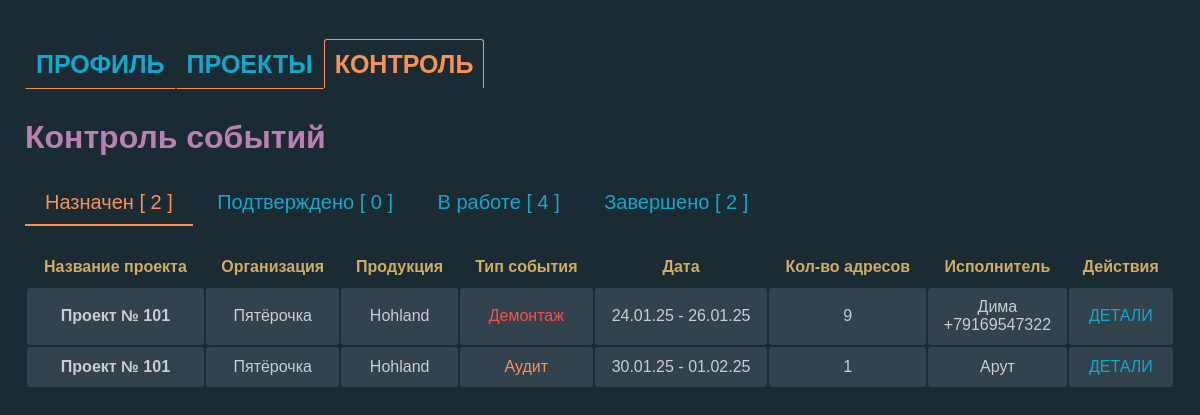
The app's page /projects/events/control/ (signed in), older data.
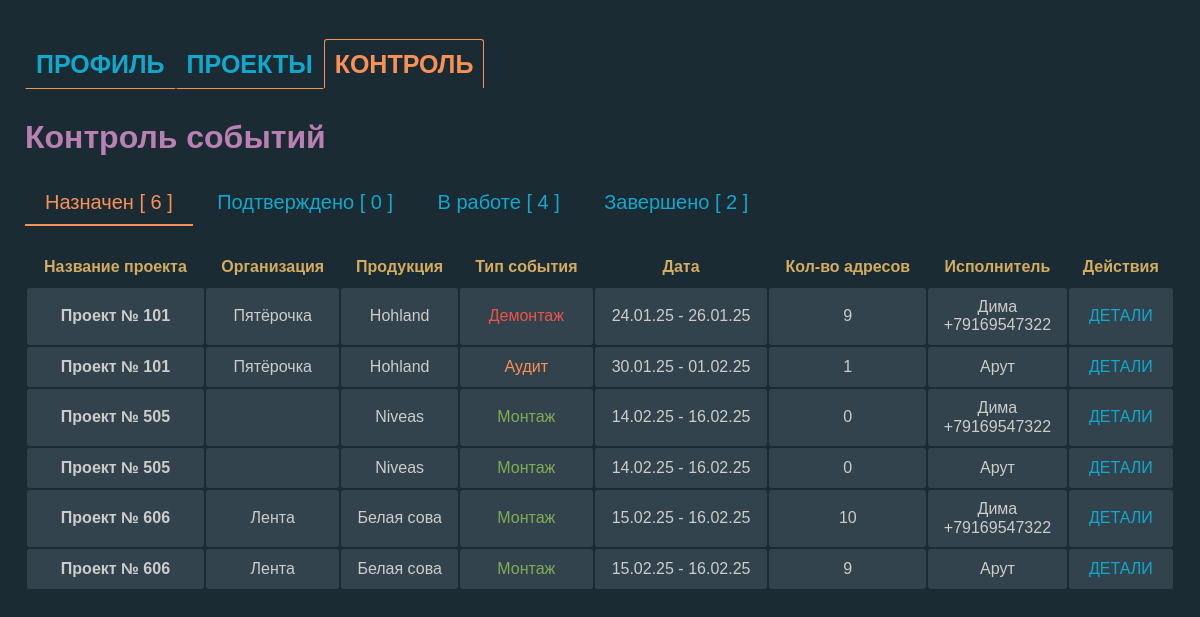
The same page, newer data.
### projects/models.py (models this page shows, shortened)
class Event(models.Model):
    EVENT_TYPES = (
        ('montage', 'Монтаж'),
        ('audit', 'Аудит'),
        ('dismantle', 'Демонтаж'),
    )
    STATUS_CHOICES = [
        ('created', 'Создано'),
        ('assigned', 'Назначено'),
        ('in_progress', 'В работе'),
        ('completed', 'Завершено'),
    ]
    project = models.ForeignKey(Project, related_name='events', on_delete=models.CASCADE)
    event_type = models.CharField(choices=EVENT_TYPES, max_length=20)
    status = models.CharField(max_length=11, choices=STATUS_CHOICES, default='created')
    description = models.TextField(blank=True)
    photo_count = models.IntegerField()
    event_date = models.DateField()
    duration_days = models.IntegerField()
    assigned_users = models.ManyToManyField(User, through='EventUser', blank=True, related_name='events_as_assignee')
    def due_date(self):
        return self.event_date + timezone.timedelta(days=self.duration_days)

class Project(models.Model):
    user = models.ForeignKey(User, on_delete=models.CASCADE)  # Убрали null=True
    name = models.CharField(max_length=255)
    description = models.TextField(blank=True)
    excel_file = models.FileField(upload_to='excel/', null=True, blank=True)
    organization = models.CharField(max_length=255, blank=True, null=True)  # Новое поле
    product = models.CharField(max_length=255, blank=True, null=True)  # Новое поле

### rct/models.py (models this page shows)
class ExecutorProfile(models.Model):
    user = models.OneToOneField(User, on_delete=models.CASCADE)
    name = models.CharField(max_length=255, blank=True)
    phone_number = models.CharField(max_length=15, blank=True)
    district_choices = [
        ('САО', 'САО'),
        ('ВАО', 'ВАО'),
        ('ЮАО', 'ЮАО'),
        ('ЗАО', 'ЗАО'),
    ]
    district = models.CharField(max_length=3, choices=district_choices)

### projects/views.py (the view)
# urls.py: path('events/control/', views.events_control, name='events_control'),
@login_required
def events_control(request):
    current_user = request.user
    event_users_by_status = {
        'assigned': EventUser.objects.filter(event__project__user=current_user, status='assigned').order_by('event__event_date'),
        'confirmed': EventUser.objects.filter(event__project__user=current_user, status='confirmed').order_by('event__event_date'),
        'in_progress': EventUser.objects.filter(event__project__user=current_user, status='in_progress').order_by('event__event_date'),
        'completed': EventUser.objects.filter(event__project__user=current_user, status='completed').order_by('event__event_date'),
    }
    event_data_by_status = {}
    status_display_map = dict(EventUser.STATUS_CHOICES)
    for status, events in event_users_by_status.items():
        status_display = status_display_map.get(status, status)
        event_data_by_status[status] = {
            'display': status_display,
            'count': events.count(),
            'events': [
                (
                    e.event,
                    e.event.addresses.filter(assigned_user=e.user).count(),
                    e.user  # добавляем пользователя в кортеж, чтобы показать исполнителя
                )
                for e in events.select_related('user', 'event__project')  # оптимизируем запрос
            ]
        }
    return render(request, 'projects/events_control.html', {
        'event_data_by_status': event_data_by_status,
        'current_user': current_user,
    })

### projects/templates/projects/events_control.html (shortened to what the changed rows need)
<!DOCTYPE html>
<html lang="ru_RU">
<head>
    {% load static %}
    <link rel="stylesheet" href="{% static 'css/normalize.css' %}">
    <link rel="stylesheet" href="{% static 'css/styles.css' %}">
    <link rel="stylesheet" href="{% static 'css/events-control.css' %}">
</head>
<body class="page">
    <div class="container control">
        <h1 class="page__title">Контроль событий</h1>
        <div id="tabs">
            {% for status, data in event_data_by_status.items %}
                <div class="tab {% if forloop.first %}active{% endif %}" data-status="{{ status }}">
                    {{ data.display }} [ {{ data.count }} ]
                </div>
            {% endfor %}
        </div>
        <div id="tab-contents">
            {% for status, data in event_data_by_status.items %}
            <div class="tab-content {% if forloop.first %}active{% endif %}" id="content-{{ status }}">
                <table class="control__table">
                    {% if data.events %}
                        <thead class="control__table-thead">
                            <tr class="control__table-thead-tr">
                                <th class="control__table-thead-th">Название проекта</th>
                                <th class="control__table-thead-th">Организация</th>
                                <th class="control__table-thead-th">Продукция</th>
                                <th class="control__table-thead-th">Тип события</th>
                                <th class="control__table-thead-th">Дата</th>
                                <th class="control__table-thead-th">Кол-во адресов</th>
                                <th class="control__table-thead-th">Исполнитель</th>
                                <th class="control__table-thead-th">Действия</th>
                            </tr>
                        </thead>
                    {% endif %}
                    <tbody class="control__table-tbody">
                        {% for event, assigned_address_count, assigned_user in data.events %}
                        <tr class="control__table-tbody-tr" data-url="{% url 'event_detail' event.id %}">
                            <td class="control__table-td"><strong>{{ event.project.name }}</strong></td>
                            <td class="control__table-td">{{ event.project.organization }}</td>
                            <td class="control__table-td">{{ event.project.product }}</td>
                            <td class="control__table-td
                                {% if event.get_event_type_display == 'Монтаж' %} event-type--montage
                                {% elif event.get_event_type_display == 'Аудит' %} event-type--audit
                                {% elif event.get_event_type_display == 'Демонтаж' %} event-type--demontage
                                {% endif %}">
                                {{ event.get_event_type_display }}
                            </td>
                            <td class="control__table-td">{{ event.event_date|date:"d.m.y" }} - {{ event.due_date|date:"d.m.y" }}</td>
                            <td class="control__table-td">{{ assigned_address_count }}</td>
                            <td class="control__table-td">{{ assigned_user.executorprofile.name|default:assigned_user.email }} <br>
                                {{ assigned_user.executorprofile.phone_number }}</td>
                            <td class="control__table-td clickable">
                                <button class="data-button">Детали</button>
                            </td>
                        </tr>
                        {% empty %}
                        <tr class="control__table-tbody-tr">
                            <td class="control__table-td" colspan="8">Нет событий со статусом "{{ data.display|lower }}".</td>
                        </tr>
                        {% endfor %}
                    </tbody>
                </table>
            </div>
            {% endfor %}
        </div>
    </div>
</body>
</html>

Row changes from the older to the newer data that the page shows:
added Event: project.name "Проект № 505", project.product "Niveas", event_type "Монтаж", event_date "14.02.25", due_date "16.02.25", assigned_address_count "0", executorprofile.name "Дима", executorprofile.phone_number "+79169547322", executorprofile.name "Арут"
added Event: project.name "Проект № 606", project.organization "Лента", project.product "Белая сова", event_type "Монтаж", event_date "15.02.25", due_date "16.02.25", assigned_address_count "10", executorprofile.name "Дима", executorprofile.phone_number "+79169547322", assigned_address_count "9", executorprofile.name "Арут"
Text that changed along with them:
new list line: "Назначен [ 6 ]"
list line gone: "Назначен [ 2 ]"
